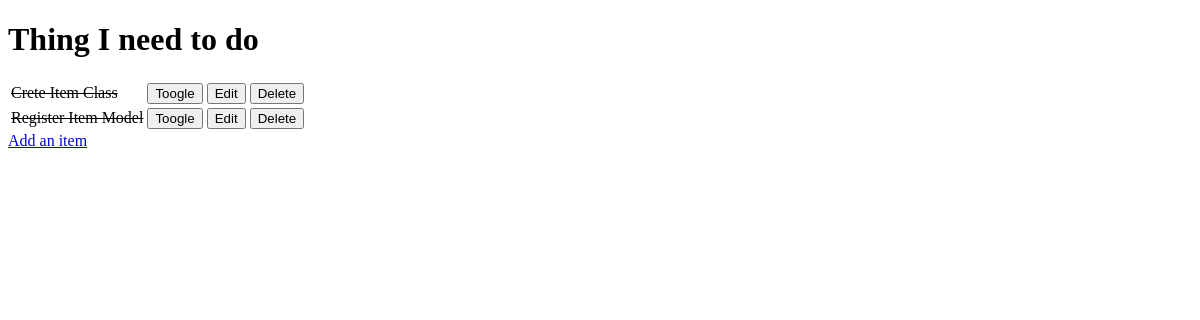
The app's page /, older data.
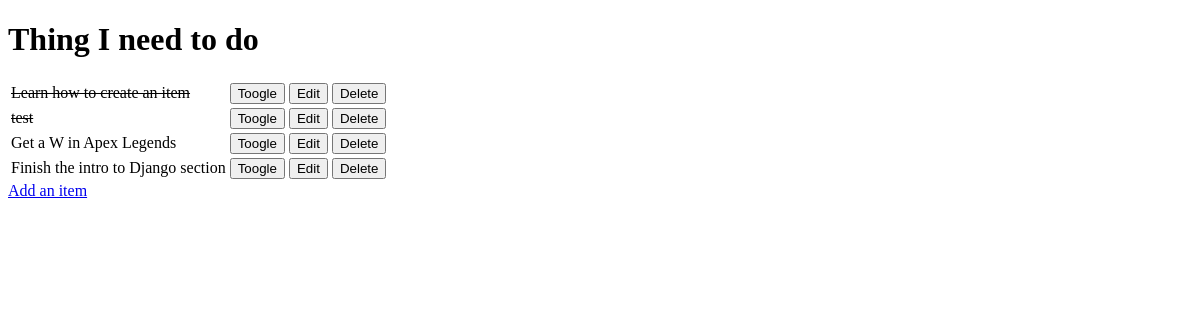
The same page, newer data.
### todo/models.py (models this page shows, shortened)
class Item(models.Model):
    name = models.CharField(max_length=50, null=False, blank=False)
    done = models.BooleanField(null=False, blank=False, default=False)

### todo/views.py (the view)
# urls.py: path('', views.get_todo_list, name='get_todo_list'),
def get_todo_list(request):
    items = Item.objects.all()
    context = {
        'items': items
    }
    return render(request, "todo/todo_list.html", context)

### todo/templates/todo/todo_list.html (shortened to what this page needs)
<!DOCTYPE html>
<html lang="en">
<head>
</head>
<body>
    <h1>Thing I need to do</h1>
    <table>
        {% for item in items %}
            <tr>
                {% if item.done  %}
                    <td><strike>{{ item.name }}</strike></td>
                {% else  %}
                    <td>{{ item.name }}</td>
                {% endif  %}
            <td>
                <a href="/toogle/{{ item.id }}">
                    <button>Toogle</button>
                </a>
            </td>
            <td>
                <a href="/edit/{{ item.id }}">
                    <button>Edit</button>
                </a>
            </td>
            <td>
                <a href="/delete/{{ item.id }}">
                    <button>Delete</button>
                </a>
            </td>
            </tr>
        {% empty %}
            <tr><td>You have nothing to do.</td></tr>
        {% endfor %}
    </table>
    <a href="/add">Add an item</a>
</body>
</html>

Row changes from the older to the newer data that the page shows:
removed Item: name "Crete Item Class"
removed Item: name "Register Item Model"
added Item: name "Learn how to create an item"
added Item: name "test"
added Item: name "Get a W in Apex Legends"
added Item: name "Finish the intro to Django section"
